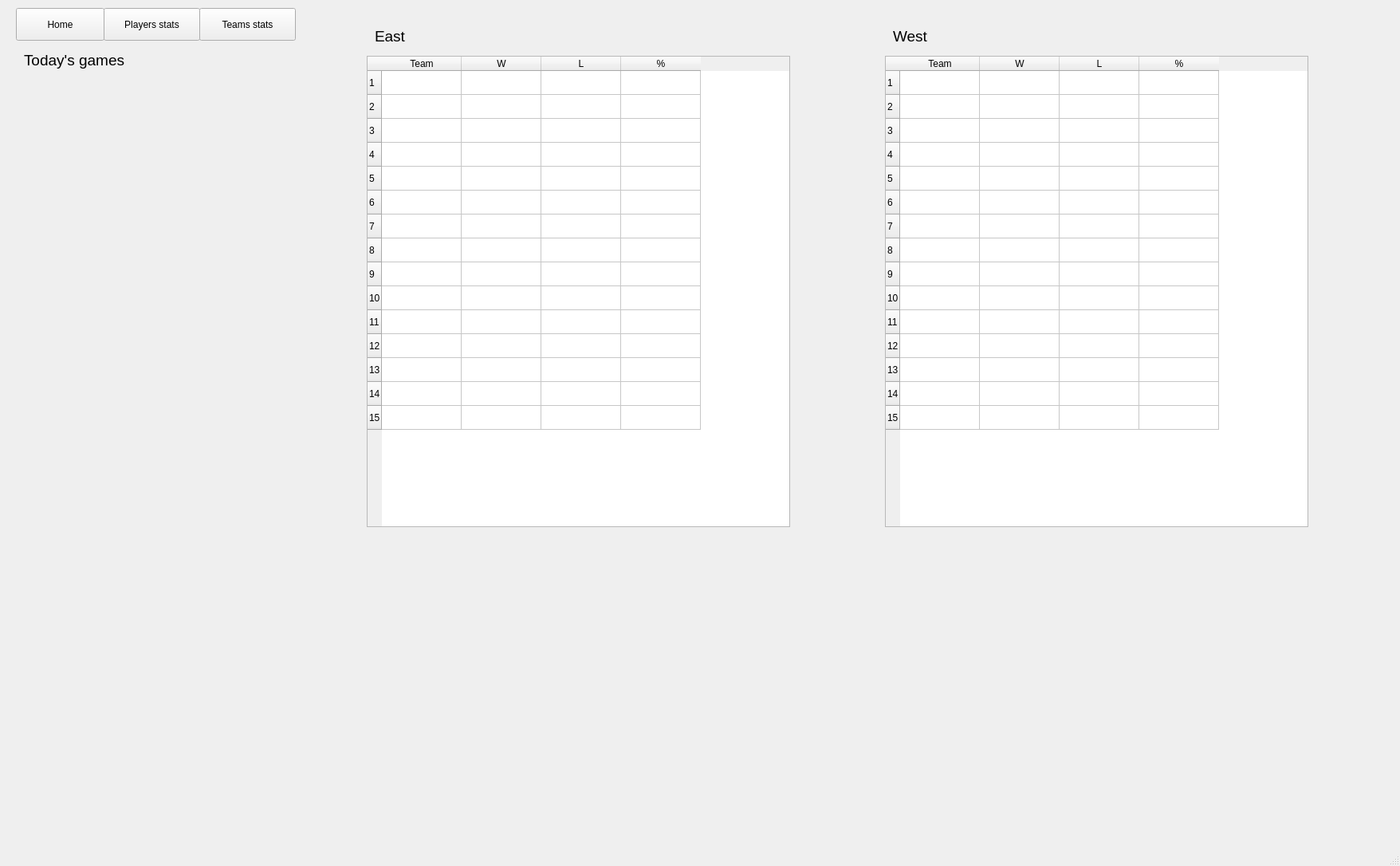
<?xml version="1.0" encoding="UTF-8"?>
<ui version="4.0">
 <class>MainWindow</class>
 <widget class="QMainWindow" name="MainWindow">
  <property name="geometry">
   <rect>
    <x>0</x>
    <y>0</y>
    <width>1756</width>
    <height>1086</height>
   </rect>
  </property>
  <property name="windowTitle">
   <string>MainWindow</string>
  </property>
  <widget class="QWidget" name="centralwidget">
   <widget class="QTableWidget" name="east_standing">
    <property name="geometry">
     <rect>
      <x>460</x>
      <y>70</y>
      <width>531</width>
      <height>591</height>
     </rect>
    </property>
    <row>
     <property name="text">
      <string>1</string>
     </property>
    </row>
    <row>
     <property name="text">
      <string>2</string>
     </property>
    </row>
    <row>
     <property name="text">
      <string>3</string>
     </property>
    </row>
    <row>
     <property name="text">
      <string>4</string>
     </property>
    </row>
    <row>
     <property name="text">
      <string>5</string>
     </property>
    </row>
    <row>
     <property name="text">
      <string>6</string>
     </property>
    </row>
    <row>
     <property name="text">
      <string>7</string>
     </property>
    </row>
    <row>
     <property name="text">
      <string>8</string>
     </property>
    </row>
    <row>
     <property name="text">
      <string>9</string>
     </property>
    </row>
    <row>
     <property name="text">
      <string>10</string>
     </property>
    </row>
    <row>
     <property name="text">
      <string>11</string>
     </property>
    </row>
    <row>
     <property name="text">
      <string>12</string>
     </property>
    </row>
    <row>
     <property name="text">
      <string>13</string>
     </property>
    </row>
    <row>
     <property name="text">
      <string>14</string>
     </property>
    </row>
    <row>
     <property name="text">
      <string>15</string>
     </property>
    </row>
    <column>
     <property name="text">
      <string>Team</string>
     </property>
    </column>
    <column>
     <property name="text">
      <string>W</string>
     </property>
    </column>
    <column>
     <property name="text">
      <string>L</string>
     </property>
    </column>
    <column>
     <property name="text">
      <string>%</string>
     </property>
    </column>
   </widget>
   <widget class="QPushButton" name="playersButton">
    <property name="geometry">
     <rect>
      <x>130</x>
      <y>10</y>
      <width>121</width>
      <height>41</height>
     </rect>
    </property>
    <property name="text">
     <string>Players stats</string>
    </property>
   </widget>
   <widget class="QPushButton" name="teamsButton">
    <property name="geometry">
     <rect>
      <x>250</x>
      <y>10</y>
      <width>121</width>
      <height>41</height>
     </rect>
    </property>
    <property name="text">
     <string>Teams stats</string>
    </property>
   </widget>
   <widget class="QWidget" name="verticalLayoutWidget">
    <property name="geometry">
     <rect>
      <x>30</x>
      <y>120</y>
      <width>401</width>
      <height>861</height>
     </rect>
    </property>
    <layout class="QVBoxLayout" name="scores"/>
   </widget>
   <widget class="QPushButton" name="homeButton">
    <property name="geometry">
     <rect>
      <x>20</x>
      <y>10</y>
      <width>111</width>
      <height>41</height>
     </rect>
    </property>
    <property name="text">
     <string>Home</string>
    </property>
   </widget>
   <widget class="QTableWidget" name="west_standing">
    <property name="geometry">
     <rect>
      <x>1110</x>
      <y>70</y>
      <width>531</width>
      <height>591</height>
     </rect>
    </property>
    <row>
     <property name="text">
      <string>1</string>
     </property>
    </row>
    <row>
     <property name="text">
      <string>2</string>
     </property>
    </row>
    <row>
     <property name="text">
      <string>3</string>
     </property>
    </row>
    <row>
     <property name="text">
      <string>4</string>
     </property>
    </row>
    <row>
     <property name="text">
      <string>5</string>
     </property>
    </row>
    <row>
     <property name="text">
      <string>6</string>
     </property>
    </row>
    <row>
     <property name="text">
      <string>7</string>
     </property>
    </row>
    <row>
     <property name="text">
      <string>8</string>
     </property>
    </row>
    <row>
     <property name="text">
      <string>9</string>
     </property>
    </row>
    <row>
     <property name="text">
      <string>10</string>
     </property>
    </row>
    <row>
     <property name="text">
      <string>11</string>
     </property>
    </row>
    <row>
     <property name="text">
      <string>12</string>
     </property>
    </row>
    <row>
     <property name="text">
      <string>13</string>
     </property>
    </row>
    <row>
     <property name="text">
      <string>14</string>
     </property>
    </row>
    <row>
     <property name="text">
      <string>15</string>
     </property>
    </row>
    <column>
     <property name="text">
      <string>Team</string>
     </property>
    </column>
    <column>
     <property name="text">
      <string>W</string>
     </property>
    </column>
    <column>
     <property name="text">
      <string>L</string>
     </property>
    </column>
    <column>
     <property name="text">
      <string>%</string>
     </property>
    </column>
   </widget>
   <widget class="QLabel" name="label">
    <property name="geometry">
     <rect>
      <x>470</x>
      <y>30</y>
      <width>71</width>
      <height>31</height>
     </rect>
    </property>
    <property name="font">
     <font>
      <pointsize>14</pointsize>
     </font>
    </property>
    <property name="text">
     <string>East</string>
    </property>
   </widget>
   <widget class="QLabel" name="label_2">
    <property name="geometry">
     <rect>
      <x>1120</x>
      <y>30</y>
      <width>61</width>
      <height>31</height>
     </rect>
    </property>
    <property name="font">
     <font>
      <pointsize>14</pointsize>
     </font>
    </property>
    <property name="text">
     <string>West</string>
    </property>
   </widget>
   <widget class="QLabel" name="label_3">
    <property name="geometry">
     <rect>
      <x>30</x>
      <y>60</y>
      <width>161</width>
      <height>31</height>
     </rect>
    </property>
    <property name="font">
     <font>
      <pointsize>14</pointsize>
     </font>
    </property>
    <property name="text">
     <string>Today's games</string>
    </property>
   </widget>
  </widget>
  <widget class="QStatusBar" name="statusbar"/>
 </widget>
 <resources/>
 <connections/>
</ui>
